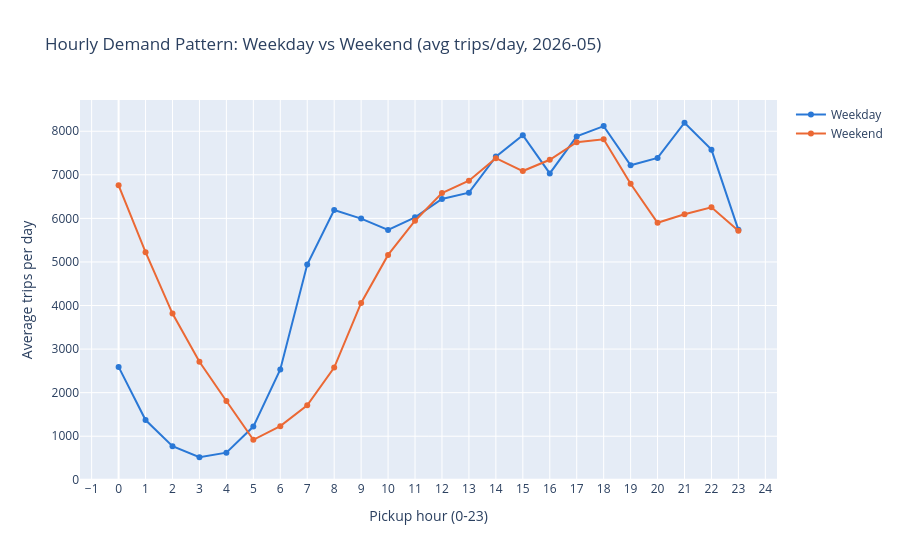

This figure's notebook cell:
### Code cell
# 동적 시각화(Plotly): 평일 vs 주말 시간대별 운행 수요 패턴.
# 2026년 5월은 평일 21일, 주말 10일로 날짜 수가 다르다. 단순 합계로 비교하면
# 날짜 수가 많은 평일이 항상 높게 나오는 착시가 생기므로, 날짜 수로 나눠
# "하루 평균 운행 건수"로 정규화해야 공정하게 비교할 수 있다.
eda_n_days = eda_trips.groupby("is_weekend")["pickup_date"].nunique()
eda_hourly = eda_trips.groupby(["pickup_hour", "is_weekend"]).size().reset_index(name="trips")
eda_hourly["group"] = eda_hourly["is_weekend"].map({True: "Weekend", False: "Weekday"})
eda_hourly["n_days"] = eda_hourly["is_weekend"].map(eda_n_days)
eda_hourly["avg_trips_per_day"] = eda_hourly["trips"] / eda_hourly["n_days"]

eda_fig = px.line(
    eda_hourly, x="pickup_hour", y="avg_trips_per_day", color="group",
    category_orders={"group": ["Weekday", "Weekend"]},
    color_discrete_map={"Weekday": EDA_BLUE, "Weekend": EDA_ORANGE},
    markers=True,
    labels={"pickup_hour": "Pickup hour", "avg_trips_per_day": "Avg trips per day", "group": ""},
    hover_data={"trips": True, "n_days": True},
    title="Hourly Demand Pattern: Weekday vs Weekend (avg trips/day, 2026-05)",
)
eda_fig.update_layout(
    xaxis=dict(dtick=1, title="Pickup hour (0-23)"),
    yaxis=dict(title="Average trips per day"),
    legend_title_text="",
    hovermode="x unified",
)
eda_fig.write_html(str(OUTPUT_DIR / "eda_hourly_demand.html"))  # 브라우저에서 열 수 있는 인터랙티브 파일로 저장
eda_fig.show()

### Figure 1 — Plotly figure (JSON) as saved in the notebook; plotly's stock layout.template omitted (floating-point values rounded to 4 significant figures)
{"data": [{"customdata": [[54408, 21], [28810, 21], [16207, 21], [10870, 21], [13086, 21], [25651, 21], [53176, 21], [103779, 21], [130045, 21], [125902, 21], [120409, 21], [126491, 21], [135340, 21], [138391, 21], [155773, 21], [166090, 21], [147656, 21], [165502, 21], [170468, 21], [151574, 21], [155121, 21], [172091, 21], [159127, 21], [120465, 21]], "hovertemplate": "=Weekday<br>Pickup hour=%{x}<br>Avg trips per day=%{y}<br>trips=%{customdata[0]}<br>n_days=%{customdata[1]}<extra></extra>", "legendgroup": "Weekday", "line": {"color": "#2a78d6", "dash": "solid"}, "marker": {"symbol": "circle"}, "mode": "lines+markers", "name": "Weekday", "orientation": "v", "showlegend": true, "type": "scatter", "x": [0, 1, 2, 3, 4, 5, 6, 7, 8, 9, 10, 11, 12, 13, 14, 15, 16, 17, 18, 19, 20, 21, 22, 23], "xaxis": "x", "y": [2591.0, 1372.0, 771.8, 517.6, 623.1, 1221.0, 2532.0, 4942.0, 6193.0, 5995.0, 5734.0, 6023.0, 6445.0, 6590.0, 7418.0, 7909.0, 7031.0, 7881.0, 8118.0, 7218.0, 7387.0, 8195.0, 7577.0, 5736.0], "yaxis": "y"}, {"customdata": [[67584, 10], [52249, 10], [38149, 10], [27081, 10], [18089, 10], [9183, 10], [12317, 10], [17096, 10], [25750, 10], [40591, 10], [51613, 10], [59463, 10], [65811, 10], [68631, 10], [73822, 10], [70866, 10], [73459, 10], [77466, 10], [78153, 10], [67958, 10], [58982, 10], [60956, 10], [62560, 10], [57159, 10]], "hovertemplate": "=Weekend<br>Pickup hour=%{x}<br>Avg trips per day=%{y}<br>trips=%{customdata[0]}<br>n_days=%{customdata[1]}<extra></extra>", "legendgroup": "Weekend", "line": {"color": "#eb6834", "dash": "solid"}, "marker": {"symbol": "circle"}, "mode": "lines+markers", "name": "Weekend", "orientation": "v", "showlegend": true, "type": "scatter", "x": [0, 1, 2, 3, 4, 5, 6, 7, 8, 9, 10, 11, 12, 13, 14, 15, 16, 17, 18, 19, 20, 21, 22, 23], "xaxis": "x", "y": [6758.0, 5225.0, 3815.0, 2708.0, 1809.0, 918.3, 1232.0, 1710.0, 2575.0, 4059.0, 5161.0, 5946.0, 6581.0, 6863.0, 7382.0, 7087.0, 7346.0, 7747.0, 7815.0, 6796.0, 5898.0, 6096.0, 6256.0, 5716.0], "yaxis": "y"}], "layout": {"hovermode": "x unified", "legend": {"title": {"text": ""}, "tracegroupgap": 0}, "title": {"text": "Hourly Demand Pattern: Weekday vs Weekend (avg trips/day, 2026-05)"}, "xaxis": {"anchor": "y", "domain": [0, 1], "dtick": 1, "title": {"text": "Pickup hour (0-23)"}}, "yaxis": {"anchor": "x", "domain": [0, 1], "title": {"text": "Average trips per day"}}}}
